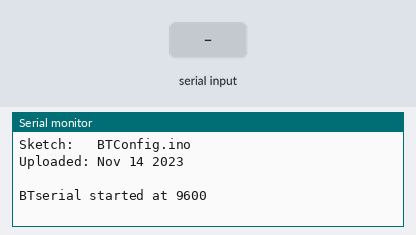
Simulated run of this sketch. Board: Arduino Uno, built with avr-gcc and run on an emulated ATmega328P. Parts: the last lines printed to the serial monitor. The inputs (shaded band) are chosen by the test bench.

Above: at 1.2 s.
1.3 s: "1\n" received over Serial
At 2.3 s:
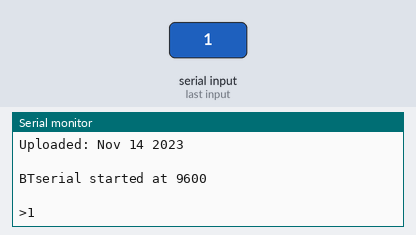
2.8 s: "1\n" received over the second serial link
At 3.4 s:
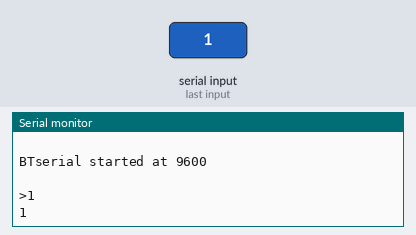
4.3 s: byte 10 (10) received over Serial
At 5.5 s:
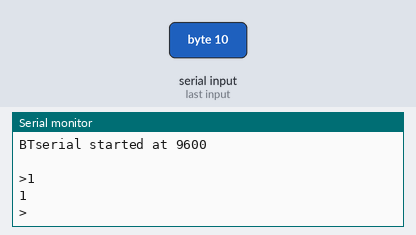
5.8 s: "0\n" received over Serial
At 6.9 s:
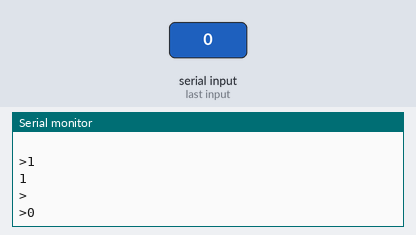
7.3 s: "0\n" received over the second serial link
At 8.0 s:
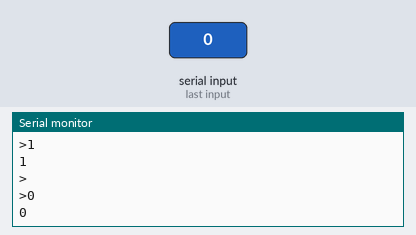

Measured:
- after the input at 1.3 s, the serial monitor: prints a new line at once (image 1)
- after the input at 2.8 s, the serial monitor: prints a new line at once (image 2)
- after the input at 4.3 s, the serial monitor: prints a new line at once (image 3)
- after the input at 5.8 s, the serial monitor: prints a new line at once (image 4)
- after the input at 7.3 s, the serial monitor: prints a new line at once (image 5)

The sketch:

BTConfig.ino
```cpp
#include <SoftwareSerial.h>
SoftwareSerial BTserial(13, 15); // RX | TX

const long baudRate = 9600;
char c=' ';
boolean NL = true;

void setup() {
  Serial.begin(115200);
  Serial.print("Sketch:   ");   Serial.println(__FILE__);
  Serial.print("Uploaded: ");   Serial.println(__DATE__);
  Serial.println(" ");

  BTserial.begin(baudRate);
  Serial.print("BTserial started at "); Serial.println(baudRate);
  Serial.println(" ");
}

void loop() {
  // Read from the Bluetooth module and send to the Arduino Serial Monitor
  if (BTserial.available()) {
    c = BTserial.read();
    Serial.write(c);
  }


  // Read from the Serial Monitor and send to the Bluetooth module
  if (Serial.available()) {
    c = Serial.read();
    BTserial.write(c);

    // Echo the user input to the main window. The ">" character indicates the user entered text.
    if (NL) { Serial.print(">");  NL = false; }
    Serial.write(c);
    if (c==10) { NL = true; }
  }
}
```
